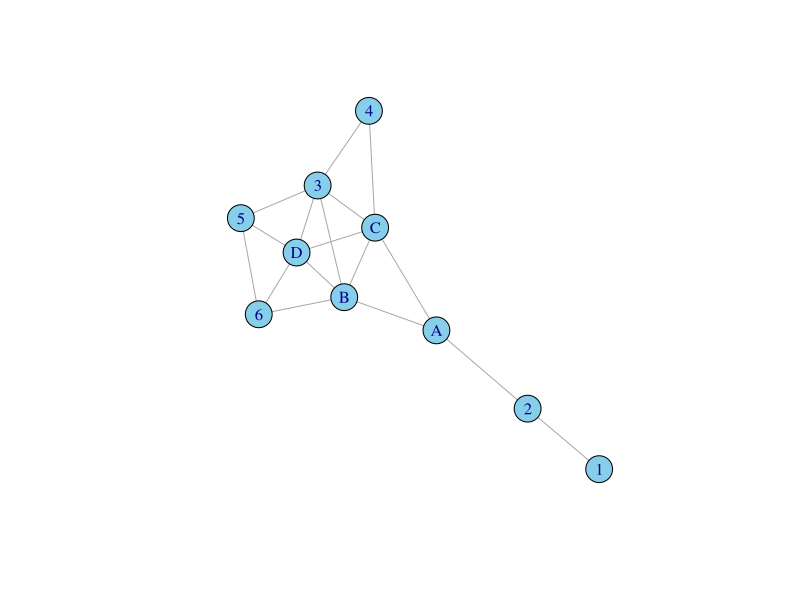
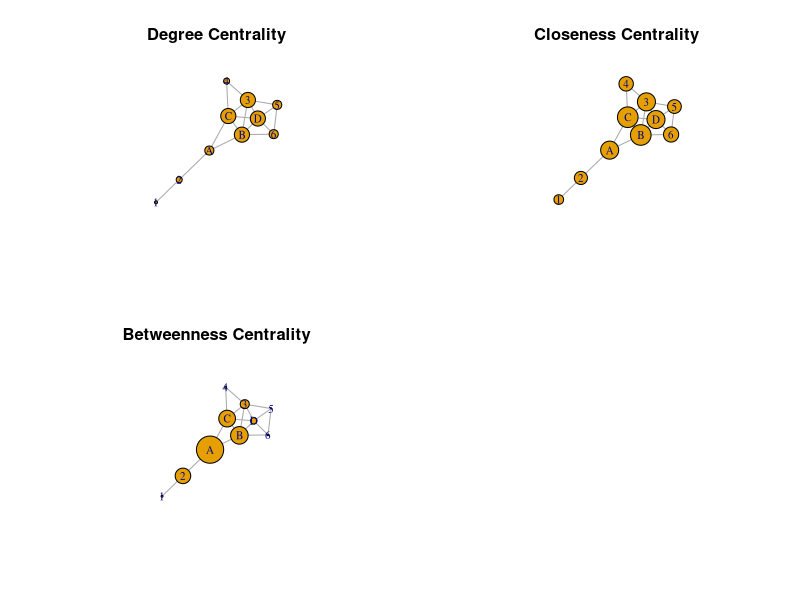

The R source for these figures, in order:
## ---- chunk 1
knitr::opts_chunk$set(echo = TRUE)
library(tidyverse)
library(igraph)
library(kableExtra)
## ---- chunk 2
# Create a blank matrix
adjacency_matrix <- matrix(0, nrow=10, ncol=10)

# Define the names for the rows and columns for clarity
rownames(adjacency_matrix) <- c("5", "6", "D", "3", "4", "B", "C", "A", "2", "1")
colnames(adjacency_matrix) <- c("5", "6", "D", "3", "4", "B", "C", "A", "2", "1")

# Connections for 5
adjacency_matrix["5", c("D", "6", "3")] <- 1

# Connections for 6
adjacency_matrix["6", c("D", "B", "5")] <- 1

# Connections for D
adjacency_matrix["D", c("5", "6", "3", "B", "C")] <- 1

# Connections for 3
adjacency_matrix["3", c("D", "4", "C", "B", "5")] <- 1

# Connections for 4
adjacency_matrix["4", c("3", "C")] <- 1

# Connections for B
adjacency_matrix["B", c("6", "D", "C", "A", "3")] <- 1

# Connections for C
adjacency_matrix["C", c("3", "4", "B", "D", "A")] <- 1

# Connections for A
adjacency_matrix["A", c("C", "B", "2")] <- 1

# Connections for 2
adjacency_matrix["2", c("A", "1")] <- 1

# Connections for 1
adjacency_matrix["1", "2"] <- 1

# Since the graph is undirected, we mirror the matrix along the diagonal
adjacency_matrix <- adjacency_matrix + t(adjacency_matrix)
# convert where the value is 2 to 1
adjacency_matrix[adjacency_matrix == 2] <- 1

#sort the matrix
adjacency_matrix <- adjacency_matrix[order(rownames(adjacency_matrix)), order(colnames(adjacency_matrix))]

# Print out the matrix
adjacency_matrix
## ---- chunk 3
library(igraph)

graph <- graph_from_adjacency_matrix(adjacency_matrix, mode = "undirected")

# Plot the graph
plot(graph, layout = layout_nicely(graph), vertex.color = "skyblue", edge.arrow.size = 0.5)
## ---- chunk 4
# Calculate degree centrality for all nodes
degree_centrality <- degree(graph, mode = "all")

# Calculate closeness centrality for all nodes
closeness_centrality <- closeness(graph, mode = "all")

# Calculate betweenness centrality for all nodes
betweenness_centrality <- betweenness(graph, directed = FALSE, normalized = TRUE)

centrality_measures_all <- data.frame(
  Degree = degree_centrality,
  Closeness = closeness_centrality,
  Betweenness = betweenness_centrality
)

centrality_measures_all
## ---- chunk 5
# Extract the centralities for seats A-D
seat_choices <- c('A', 'B', 'C', 'D')
centrality_measures <- data.frame(
  Degree = degree_centrality[seat_choices],
  Closeness = closeness_centrality[seat_choices],
  Betweenness = betweenness_centrality[seat_choices]
)
rownames(centrality_measures) <- seat_choices
## ---- chunk 6
degree_centrality <- degree(graph, mode = "all")
closeness_centrality <- closeness(graph, mode = "all")
betweenness_centrality <- betweenness(graph, directed = FALSE)

# Set up the layout of the graph just once to use in all plots
layout <- layout_with_fr(graph)

# Set up the plotting area
par(mfrow = c(2, 2))

# Degree Centrality Plot
plot(graph, layout = layout,
     vertex.label = V(graph)$name,
     vertex.size = degree_centrality * 5,
     vertex.label.cex = 0.8,
     edge.arrow.size = 0.5,
     main = "Degree Centrality")

# Closeness Centrality Plot
plot(graph, layout = layout,
     vertex.label = V(graph)$name,
     vertex.size = closeness_centrality * 500,  # Scale factor to make the sizes visible, adjust as needed
     vertex.label.cex = 0.8,
     edge.arrow.size = 0.5,
     main = "Closeness Centrality")

# Betweenness Centrality Plot
plot(graph, layout = layout,
     vertex.label = V(graph)$name,
     vertex.size = betweenness_centrality / max(betweenness_centrality) * 50,  # Normalize and scale, adjust as needed
     vertex.label.cex = 0.8,
     edge.arrow.size = 0.5,
     main = "Betweenness Centrality")

# Resetting to default single plotting layout
